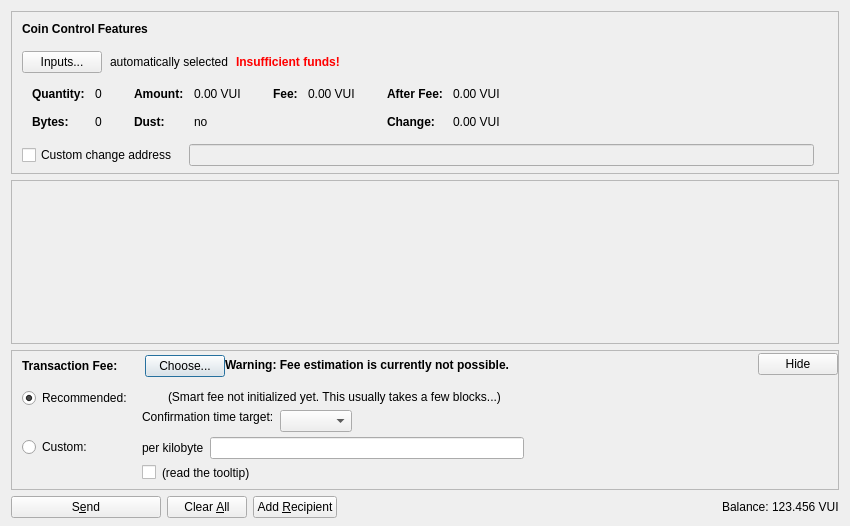
<?xml version="1.0" encoding="UTF-8"?>
<ui version="4.0">
 <class>SendCoinsDialog</class>
 <widget class="QDialog" name="SendCoinsDialog">
  <property name="geometry">
   <rect>
    <x>0</x>
    <y>0</y>
    <width>850</width>
    <height>526</height>
   </rect>
  </property>
  <property name="windowTitle">
   <string>Send Coins</string>
  </property>
  <layout class="QVBoxLayout" name="verticalLayout" stretch="0,1,0,0">
   <property name="bottomMargin">
    <number>8</number>
   </property>
   <item>
    <widget class="QFrame" name="frameCoinControl">
     <property name="sizePolicy">
      <sizepolicy hsizetype="Expanding" vsizetype="Expanding">
       <horstretch>0</horstretch>
       <verstretch>0</verstretch>
      </sizepolicy>
     </property>
     <property name="maximumSize">
      <size>
       <width>16777215</width>
       <height>16777215</height>
      </size>
     </property>
     <property name="frameShape">
      <enum>QFrame::StyledPanel</enum>
     </property>
     <property name="frameShadow">
      <enum>QFrame::Sunken</enum>
     </property>
     <layout class="QVBoxLayout" name="verticalLayoutCoinControl2">
      <property name="spacing">
       <number>0</number>
      </property>
      <property name="leftMargin">
       <number>0</number>
      </property>
      <property name="topMargin">
       <number>0</number>
      </property>
      <property name="rightMargin">
       <number>0</number>
      </property>
      <property name="bottomMargin">
       <number>6</number>
      </property>
      <item>
       <layout class="QVBoxLayout" name="verticalLayoutCoinControl" stretch="0,0,0,0,1">
        <property name="spacing">
         <number>0</number>
        </property>
        <property name="leftMargin">
         <number>10</number>
        </property>
        <property name="topMargin">
         <number>10</number>
        </property>
        <item>
         <layout class="QHBoxLayout" name="horizontalLayoutCoinControl1">
          <property name="bottomMargin">
           <number>15</number>
          </property>
          <item>
           <widget class="QLabel" name="labelCoinControlFeatures">
            <property name="sizePolicy">
             <sizepolicy hsizetype="Preferred" vsizetype="Maximum">
              <horstretch>0</horstretch>
              <verstretch>0</verstretch>
             </sizepolicy>
            </property>
            <property name="font">
             <font>
              <weight>75</weight>
              <bold>true</bold>
             </font>
            </property>
            <property name="styleSheet">
             <string notr="true">font-weight:bold;</string>
            </property>
            <property name="text">
             <string>Coin Control Features</string>
            </property>
           </widget>
          </item>
         </layout>
        </item>
        <item>
         <layout class="QHBoxLayout" name="horizontalLayoutCoinControl2" stretch="0,0,0,0">
          <property name="spacing">
           <number>8</number>
          </property>
          <property name="bottomMargin">
           <number>10</number>
          </property>
          <item>
           <widget class="QPushButton" name="pushButtonCoinControl">
            <property name="styleSheet">
             <string notr="true"/>
            </property>
            <property name="text">
             <string>Inputs...</string>
            </property>
            <property name="autoDefault">
             <bool>false</bool>
            </property>
           </widget>
          </item>
          <item>
           <widget class="QLabel" name="labelCoinControlAutomaticallySelected">
            <property name="text">
             <string>automatically selected</string>
            </property>
            <property name="margin">
             <number>5</number>
            </property>
           </widget>
          </item>
          <item>
           <widget class="QLabel" name="labelCoinControlInsuffFunds">
            <property name="font">
             <font>
              <weight>75</weight>
              <bold>true</bold>
             </font>
            </property>
            <property name="styleSheet">
             <string notr="true">color:red;font-weight:bold;</string>
            </property>
            <property name="text">
             <string>Insufficient funds!</string>
            </property>
            <property name="margin">
             <number>5</number>
            </property>
           </widget>
          </item>
          <item>
           <spacer name="horizontalSpacerCoinControl">
            <property name="orientation">
             <enum>Qt::Horizontal</enum>
            </property>
            <property name="sizeHint" stdset="0">
             <size>
              <width>40</width>
              <height>1</height>
             </size>
            </property>
           </spacer>
          </item>
         </layout>
        </item>
        <item>
         <widget class="QWidget" name="widgetCoinControl" native="true">
          <property name="sizePolicy">
           <sizepolicy hsizetype="Preferred" vsizetype="Preferred">
            <horstretch>0</horstretch>
            <verstretch>0</verstretch>
           </sizepolicy>
          </property>
          <property name="minimumSize">
           <size>
            <width>0</width>
            <height>0</height>
           </size>
          </property>
          <property name="styleSheet">
           <string notr="true"/>
          </property>
          <layout class="QHBoxLayout" name="horizontalLayoutCoinControl5">
           <property name="leftMargin">
            <number>0</number>
           </property>
           <property name="topMargin">
            <number>0</number>
           </property>
           <property name="rightMargin">
            <number>0</number>
           </property>
           <property name="bottomMargin">
            <number>0</number>
           </property>
           <item>
            <layout class="QHBoxLayout" name="horizontalLayoutCoinControl3" stretch="0,0,0,1">
             <property name="spacing">
              <number>20</number>
             </property>
             <property name="topMargin">
              <number>0</number>
             </property>
             <property name="bottomMargin">
              <number>10</number>
             </property>
             <item>
              <layout class="QFormLayout" name="formLayoutCoinControl1">
               <property name="horizontalSpacing">
                <number>10</number>
               </property>
               <property name="verticalSpacing">
                <number>14</number>
               </property>
               <property name="leftMargin">
                <number>10</number>
               </property>
               <property name="topMargin">
                <number>4</number>
               </property>
               <property name="rightMargin">
                <number>6</number>
               </property>
               <item row="0" column="0">
                <widget class="QLabel" name="labelCoinControlQuantityText">
                 <property name="font">
                  <font>
                   <weight>75</weight>
                   <bold>true</bold>
                  </font>
                 </property>
                 <property name="text">
                  <string>Quantity:</string>
                 </property>
                 <property name="margin">
                  <number>0</number>
                 </property>
                </widget>
               </item>
               <item row="0" column="1">
                <widget class="QLabel" name="labelCoinControlQuantity">
                 <property name="cursor">
                  <cursorShape>IBeamCursor</cursorShape>
                 </property>
                 <property name="contextMenuPolicy">
                  <enum>Qt::ActionsContextMenu</enum>
                 </property>
                 <property name="text">
                  <string notr="true">0</string>
                 </property>
                 <property name="margin">
                  <number>0</number>
                 </property>
                 <property name="textInteractionFlags">
                  <set>Qt::LinksAccessibleByMouse|Qt::TextSelectableByKeyboard|Qt::TextSelectableByMouse</set>
                 </property>
                </widget>
               </item>
               <item row="1" column="0">
                <widget class="QLabel" name="labelCoinControlBytesText">
                 <property name="font">
                  <font>
                   <weight>75</weight>
                   <bold>true</bold>
                  </font>
                 </property>
                 <property name="text">
                  <string>Bytes:</string>
                 </property>
                </widget>
               </item>
               <item row="1" column="1">
                <widget class="QLabel" name="labelCoinControlBytes">
                 <property name="cursor">
                  <cursorShape>IBeamCursor</cursorShape>
                 </property>
                 <property name="contextMenuPolicy">
                  <enum>Qt::ActionsContextMenu</enum>
                 </property>
                 <property name="text">
                  <string notr="true">0</string>
                 </property>
                 <property name="textInteractionFlags">
                  <set>Qt::LinksAccessibleByMouse|Qt::TextSelectableByKeyboard|Qt::TextSelectableByMouse</set>
                 </property>
                </widget>
               </item>
              </layout>
             </item>
             <item>
              <layout class="QFormLayout" name="formLayoutCoinControl2">
               <property name="horizontalSpacing">
                <number>10</number>
               </property>
               <property name="verticalSpacing">
                <number>14</number>
               </property>
               <property name="leftMargin">
                <number>6</number>
               </property>
               <property name="topMargin">
                <number>4</number>
               </property>
               <property name="rightMargin">
                <number>6</number>
               </property>
               <item row="0" column="0">
                <widget class="QLabel" name="labelCoinControlAmountText">
                 <property name="font">
                  <font>
                   <weight>75</weight>
                   <bold>true</bold>
                  </font>
                 </property>
                 <property name="text">
                  <string>Amount:</string>
                 </property>
                 <property name="margin">
                  <number>0</number>
                 </property>
                </widget>
               </item>
               <item row="0" column="1">
                <widget class="QLabel" name="labelCoinControlAmount">
                 <property name="cursor">
                  <cursorShape>IBeamCursor</cursorShape>
                 </property>
                 <property name="contextMenuPolicy">
                  <enum>Qt::ActionsContextMenu</enum>
                 </property>
                 <property name="text">
                  <string notr="true">0.00 VUI</string>
                 </property>
                 <property name="textInteractionFlags">
                  <set>Qt::LinksAccessibleByMouse|Qt::TextSelectableByKeyboard|Qt::TextSelectableByMouse</set>
                 </property>
                </widget>
               </item>
               <item row="1" column="0">
                <widget class="QLabel" name="labelCoinControlLowOutputText">
                 <property name="font">
                  <font>
                   <weight>75</weight>
                   <bold>true</bold>
                  </font>
                 </property>
                 <property name="text">
                  <string>Dust:</string>
                 </property>
                </widget>
               </item>
               <item row="1" column="1">
                <widget class="QLabel" name="labelCoinControlLowOutput">
                 <property name="cursor">
                  <cursorShape>IBeamCursor</cursorShape>
                 </property>
                 <property name="contextMenuPolicy">
                  <enum>Qt::ActionsContextMenu</enum>
                 </property>
                 <property name="text">
                  <string notr="true">no</string>
                 </property>
                 <property name="textInteractionFlags">
                  <set>Qt::LinksAccessibleByMouse|Qt::TextSelectableByKeyboard|Qt::TextSelectableByMouse</set>
                 </property>
                </widget>
               </item>
              </layout>
             </item>
             <item>
              <layout class="QFormLayout" name="formLayoutCoinControl3">
               <property name="horizontalSpacing">
                <number>10</number>
               </property>
               <property name="verticalSpacing">
                <number>14</number>
               </property>
               <property name="leftMargin">
                <number>6</number>
               </property>
               <property name="topMargin">
                <number>4</number>
               </property>
               <property name="rightMargin">
                <number>6</number>
               </property>
               <item row="0" column="0">
                <widget class="QLabel" name="labelCoinControlFeeText">
                 <property name="font">
                  <font>
                   <weight>75</weight>
                   <bold>true</bold>
                  </font>
                 </property>
                 <property name="text">
                  <string>Fee:</string>
                 </property>
                 <property name="margin">
                  <number>0</number>
                 </property>
                </widget>
               </item>
               <item row="0" column="1">
                <widget class="QLabel" name="labelCoinControlFee">
                 <property name="cursor">
                  <cursorShape>IBeamCursor</cursorShape>
                 </property>
                 <property name="contextMenuPolicy">
                  <enum>Qt::ActionsContextMenu</enum>
                 </property>
                 <property name="text">
                  <string notr="true">0.00 VUI</string>
                 </property>
                 <property name="textInteractionFlags">
                  <set>Qt::LinksAccessibleByMouse|Qt::TextSelectableByKeyboard|Qt::TextSelectableByMouse</set>
                 </property>
                </widget>
               </item>
              </layout>
             </item>
             <item>
              <layout class="QFormLayout" name="formLayoutCoinControl4">
               <property name="horizontalSpacing">
                <number>10</number>
               </property>
               <property name="verticalSpacing">
                <number>14</number>
               </property>
               <property name="leftMargin">
                <number>6</number>
               </property>
               <property name="topMargin">
                <number>4</number>
               </property>
               <property name="rightMargin">
                <number>6</number>
               </property>
               <item row="0" column="0">
                <widget class="QLabel" name="labelCoinControlAfterFeeText">
                 <property name="font">
                  <font>
                   <weight>75</weight>
                   <bold>true</bold>
                  </font>
                 </property>
                 <property name="text">
                  <string>After Fee:</string>
                 </property>
                 <property name="margin">
                  <number>0</number>
                 </property>
                </widget>
               </item>
               <item row="0" column="1">
                <widget class="QLabel" name="labelCoinControlAfterFee">
                 <property name="cursor">
                  <cursorShape>IBeamCursor</cursorShape>
                 </property>
                 <property name="contextMenuPolicy">
                  <enum>Qt::ActionsContextMenu</enum>
                 </property>
                 <property name="text">
                  <string notr="true">0.00 VUI</string>
                 </property>
                 <property name="textInteractionFlags">
                  <set>Qt::LinksAccessibleByMouse|Qt::TextSelectableByKeyboard|Qt::TextSelectableByMouse</set>
                 </property>
                </widget>
               </item>
               <item row="1" column="0">
                <widget class="QLabel" name="labelCoinControlChangeText">
                 <property name="font">
                  <font>
                   <weight>75</weight>
                   <bold>true</bold>
                  </font>
                 </property>
                 <property name="text">
                  <string>Change:</string>
                 </property>
                </widget>
               </item>
               <item row="1" column="1">
                <widget class="QLabel" name="labelCoinControlChange">
                 <property name="cursor">
                  <cursorShape>IBeamCursor</cursorShape>
                 </property>
                 <property name="contextMenuPolicy">
                  <enum>Qt::ActionsContextMenu</enum>
                 </property>
                 <property name="text">
                  <string notr="true">0.00 VUI</string>
                 </property>
                 <property name="textInteractionFlags">
                  <set>Qt::LinksAccessibleByMouse|Qt::TextSelectableByKeyboard|Qt::TextSelectableByMouse</set>
                 </property>
                </widget>
               </item>
              </layout>
             </item>
            </layout>
           </item>
          </layout>
         </widget>
        </item>
        <item>
         <layout class="QHBoxLayout" name="horizontalLayoutCoinControl4" stretch="0,0,0">
          <property name="spacing">
           <number>12</number>
          </property>
          <property name="sizeConstraint">
           <enum>QLayout::SetDefaultConstraint</enum>
          </property>
          <property name="topMargin">
           <number>5</number>
          </property>
          <property name="rightMargin">
           <number>5</number>
          </property>
          <item>
           <widget class="QCheckBox" name="checkBoxCoinControlChange">
            <property name="toolTip">
             <string>If this is activated, but the change address is empty or invalid, change will be sent to a newly generated address.</string>
            </property>
            <property name="text">
             <string>Custom change address</string>
            </property>
           </widget>
          </item>
          <item>
           <widget class="QValidatedLineEdit" name="lineEditCoinControlChange">
            <property name="enabled">
             <bool>false</bool>
            </property>
            <property name="sizePolicy">
             <sizepolicy hsizetype="Expanding" vsizetype="Fixed">
              <horstretch>0</horstretch>
              <verstretch>0</verstretch>
             </sizepolicy>
            </property>
           </widget>
          </item>
          <item>
           <widget class="QLabel" name="labelCoinControlChangeLabel">
            <property name="sizePolicy">
             <sizepolicy hsizetype="Preferred" vsizetype="Expanding">
              <horstretch>0</horstretch>
              <verstretch>0</verstretch>
             </sizepolicy>
            </property>
            <property name="minimumSize">
             <size>
              <width>0</width>
              <height>0</height>
             </size>
            </property>
            <property name="text">
             <string/>
            </property>
            <property name="margin">
             <number>3</number>
            </property>
           </widget>
          </item>
         </layout>
        </item>
        <item>
         <spacer name="verticalSpacerCoinControl">
          <property name="orientation">
           <enum>Qt::Vertical</enum>
          </property>
          <property name="sizeHint" stdset="0">
           <size>
            <width>800</width>
            <height>1</height>
           </size>
          </property>
         </spacer>
        </item>
       </layout>
      </item>
     </layout>
    </widget>
   </item>
   <item>
    <widget class="QScrollArea" name="scrollArea">
     <property name="widgetResizable">
      <bool>true</bool>
     </property>
     <widget class="QWidget" name="scrollAreaWidgetContents">
      <property name="geometry">
       <rect>
        <x>0</x>
        <y>0</y>
        <width>830</width>
        <height>104</height>
       </rect>
      </property>
      <layout class="QVBoxLayout" name="verticalLayout_2" stretch="0,1">
       <property name="leftMargin">
        <number>0</number>
       </property>
       <property name="topMargin">
        <number>0</number>
       </property>
       <property name="rightMargin">
        <number>0</number>
       </property>
       <property name="bottomMargin">
        <number>0</number>
       </property>
       <item>
        <layout class="QVBoxLayout" name="entries">
         <property name="spacing">
          <number>6</number>
         </property>
        </layout>
       </item>
       <item>
        <spacer name="verticalSpacer">
         <property name="orientation">
          <enum>Qt::Vertical</enum>
         </property>
         <property name="sizeHint" stdset="0">
          <size>
           <width>20</width>
           <height>40</height>
          </size>
         </property>
        </spacer>
       </item>
      </layout>
     </widget>
    </widget>
   </item>
   <item>
    <widget class="QFrame" name="frameFee">
     <property name="sizePolicy">
      <sizepolicy hsizetype="Expanding" vsizetype="Expanding">
       <horstretch>0</horstretch>
       <verstretch>0</verstretch>
      </sizepolicy>
     </property>
     <property name="maximumSize">
      <size>
       <width>16777215</width>
       <height>16777215</height>
      </size>
     </property>
     <property name="frameShape">
      <enum>QFrame::StyledPanel</enum>
     </property>
     <property name="frameShadow">
      <enum>QFrame::Sunken</enum>
     </property>
     <layout class="QVBoxLayout" name="verticalLayoutFee1">
      <property name="spacing">
       <number>0</number>
      </property>
      <property name="leftMargin">
       <number>0</number>
      </property>
      <property name="topMargin">
       <number>0</number>
      </property>
      <property name="rightMargin">
       <number>0</number>
      </property>
      <property name="bottomMargin">
       <number>0</number>
      </property>
      <item>
       <layout class="QVBoxLayout" name="verticalLayoutFee2" stretch="0,0,0">
        <property name="spacing">
         <number>0</number>
        </property>
        <property name="leftMargin">
         <number>10</number>
        </property>
        <property name="topMargin">
         <number>0</number>
        </property>
        <item>
         <layout class="QHBoxLayout" name="horizontalLayoutFee1">
          <property name="bottomMargin">
           <number>0</number>
          </property>
          <item>
           <layout class="QVBoxLayout" name="verticalLayoutFee7">
            <property name="spacing">
             <number>0</number>
            </property>
            <item>
             <spacer name="verticalSpacerSmartFee">
              <property name="orientation">
               <enum>Qt::Vertical</enum>
              </property>
              <property name="sizeType">
               <enum>QSizePolicy::Fixed</enum>
              </property>
              <property name="sizeHint" stdset="0">
               <size>
                <width>1</width>
                <height>4</height>
               </size>
              </property>
             </spacer>
            </item>
            <item>
             <layout class="QHBoxLayout" name="horizontalLayoutSmartFee">
              <property name="spacing">
               <number>10</number>
              </property>
              <item>
               <widget class="QLabel" name="labelFeeHeadline">
                <property name="sizePolicy">
                 <sizepolicy hsizetype="Preferred" vsizetype="Maximum">
                  <horstretch>0</horstretch>
                  <verstretch>0</verstretch>
                 </sizepolicy>
                </property>
                <property name="font">
                 <font>
                  <weight>75</weight>
                  <bold>true</bold>
                 </font>
                </property>
                <property name="styleSheet">
                 <string notr="true">font-weight:bold;</string>
                </property>
                <property name="text">
                 <string>Transaction Fee:</string>
                </property>
               </widget>
              </item>
              <item>
               <widget class="QLabel" name="labelFeeMinimized">
                <property name="text">
                 <string/>
                </property>
               </widget>
              </item>
              <item>
               <widget class="QPushButton" name="buttonChooseFee">
                <property name="text">
                 <string>Choose...</string>
                </property>
               </widget>
              </item>
             </layout>
            </item>
            <item>
             <spacer name="verticalSpacer_5">
              <property name="orientation">
               <enum>Qt::Vertical</enum>
              </property>
              <property name="sizeHint" stdset="0">
               <size>
                <width>1</width>
                <height>1</height>
               </size>
              </property>
             </spacer>
            </item>
           </layout>
          </item>
          <item>
           <widget class="QLabel" name="fallbackFeeWarningLabel">
            <property name="toolTip">
             <string>Using the fallbackfee can result in sending a transaction that will take several hours or days (or never) to confirm. Consider choosing your fee manually or wait until you have validated the complete chain.</string>
            </property>
            <property name="font">
            <font>
                <weight>75</weight>
                <bold>true</bold>
            </font>
            </property>
            <property name="text">
             <string>Warning: Fee estimation is currently not possible.</string>
            </property>
            <property name="wordWrap">
             <bool>false</bool>
            </property>
           </widget>
          </item>
          <item>
           <spacer name="horizontalSpacer_4">
            <property name="orientation">
             <enum>Qt::Horizontal</enum>
            </property>
            <property name="sizeType">
             <enum>QSizePolicy::MinimumExpanding</enum>
            </property>
            <property name="sizeHint" stdset="0">
             <size>
              <width>40</width>
              <height>20</height>
             </size>
            </property>
           </spacer>
          </item>
          <item>
           <widget class="QPushButton" name="buttonMinimizeFee">
            <property name="toolTip">
             <string>collapse fee-settings</string>
            </property>
            <property name="text">
             <string>Hide</string>
            </property>
           </widget>
          </item>
         </layout>
        </item>
        <item>
         <widget class="QFrame" name="frameFeeSelection">
          <layout class="QVBoxLayout" name="verticalLayoutFee12">
           <property name="spacing">
            <number>0</number>
           </property>
           <property name="leftMargin">
            <number>0</number>
           </property>
           <property name="topMargin">
            <number>0</number>
           </property>
           <property name="rightMargin">
            <number>0</number>
           </property>
           <property name="bottomMargin">
            <number>0</number>
           </property>
           <item>
            <layout class="QGridLayout" name="gridLayoutFee">
             <property name="topMargin">
              <number>10</number>
             </property>
             <property name="bottomMargin">
              <number>4</number>
             </property>
             <property name="horizontalSpacing">
              <number>10</number>
             </property>
             <property name="verticalSpacing">
              <number>4</number>
             </property>
             <item row="1" column="1">
              <layout class="QVBoxLayout" name="verticalLayoutFee8">
               <property name="spacing">
                <number>6</number>
               </property>
               <item>
                <layout class="QHBoxLayout" name="horizontalLayoutFee13">
                 <item>
                  <widget class="QLabel" name="labelCustomPerKilobyte">
                   <property name="toolTip">
                    <string>If the custom fee is set to 1000 satoshis and the transaction is only 250 bytes, then &quot;per kilobyte&quot; only pays 250 satoshis in fee, while &quot;total at least&quot; pays 1000 satoshis. For transactions bigger than a kilobyte both pay by kilobyte.</string>
                   </property>
                   <property name="text">
                    <string>per kilobyte</string>
                   </property>
                  </widget>
                 </item>
                 <item>
                  <widget class="BitcoinAmountField" name="customFee"/>
                 </item>
                 <item>
                  <spacer name="horizontalSpacer_6">
                   <property name="orientation">
                    <enum>Qt::Horizontal</enum>
                   </property>
                   <property name="sizeHint" stdset="0">
                    <size>
                     <width>1</width>
                     <height>1</height>
                    </size>
                   </property>
                  </spacer>
                 </item>
                </layout>
               </item>
               <item>
                <layout class="QHBoxLayout" name="horizontalLayoutFee8">
                 <item>
                  <widget class="QCheckBox" name="checkBoxMinimumFee">
                   <property name="toolTip">
                    <string>Paying only the minimum fee is just fine as long as there is less transaction volume than space in the blocks. But be aware that this can end up in a never confirming transaction once there is more demand for litecoin transactions than the network can process.</string>
                   </property>
                   <property name="text">
                    <string/>
                   </property>
                  </widget>
                 </item>
                 <item>
                  <widget class="QLabel" name="labelMinFeeWarning">
                   <property name="enabled">
                    <bool>true</bool>
                   </property>
                   <property name="toolTip">
                    <string>Paying only the minimum fee is just fine as long as there is less transaction volume than space in the blocks. But be aware that this can end up in a never confirming transaction once there is more demand for litecoin transactions than the network can process.</string>
                   </property>
                   <property name="text">
                    <string>(read the tooltip)</string>
                   </property>
                   <property name="margin">
                    <number>5</number>
                   </property>
                  </widget>
                 </item>
                 <item>
                  <spacer name="horizontalSpacer_2">
                   <property name="orientation">
                    <enum>Qt::Horizontal</enum>
                   </property>
                   <property name="sizeHint" stdset="0">
                    <size>
                     <width>1</width>
                     <height>1</height>
                    </size>
                   </property>
                  </spacer>
                 </item>
                </layout>
               </item>
              </layout>
             </item>
             <item row="0" column="0">
              <layout class="QVBoxLayout" name="verticalLayoutFee4" stretch="0,1">
               <item>
                <widget class="QRadioButton" name="radioSmartFee">
                 <property name="text">
                  <string>Recommended:</string>
                 </property>
                 <property name="checked">
                  <bool>true</bool>
                 </property>
                 <attribute name="buttonGroup">
                  <string notr="true">groupFee</string>
                 </attribute>
                </widget>
               </item>
               <item>
                <spacer name="verticalSpacer_2">
                 <property name="orientation">
                  <enum>Qt::Vertical</enum>
                 </property>
                 <property name="sizeHint" stdset="0">
                  <size>
                   <width>1</width>
                   <height>1</height>
                  </size>
                 </property>
                </spacer>
               </item>
              </layout>
             </item>
             <item row="1" column="0">
              <layout class="QVBoxLayout" name="verticalLayoutFee9" stretch="0,1">
               <item>
                <widget class="QRadioButton" name="radioCustomFee">
                 <property name="text">
                  <string>Custom:</string>
                 </property>
                 <attribute name="buttonGroup">
                  <string notr="true">groupFee</string>
                 </attribute>
                </widget>
               </item>
               <item>
                <spacer name="verticalSpacer_6">
                 <property name="orientation">
                  <enum>Qt::Vertical</enum>
                 </property>
                 <property name="sizeHint" stdset="0">
                  <size>
                   <width>1</width>
                   <height>1</height>
                  </size>
                 </property>
                </spacer>
               </item>
              </layout>
             </item>
             <item row="0" column="1">
              <layout class="QVBoxLayout" name="verticalLayoutFee3" stretch="0,0,1">
               <property name="spacing">
                <number>6</number>
               </property>
               <property name="topMargin">
                <number>2</number>
               </property>
               <item>
                <layout class="QHBoxLayout" name="horizontalLayoutFee12">
                 <item>
                  <widget class="QLabel" name="labelSmartFee">
                   <property name="text">
                    <string/>
                   </property>
                   <property name="margin">
                    <number>2</number>
                   </property>
                  </widget>
                 </item>
                 <item>
                  <widget class="QLabel" name="labelFeeEstimation">
                   <property name="text">
                    <string/>
                   </property>
                  </widget>
                 </item>
                 <item>
                  <widget class="QLabel" name="labelSmartFee2">
                   <property name="text">
                    <string>(Smart fee not initialized yet. This usually takes a few blocks...)</string>
                   </property>
                   <property name="margin">
                    <number>2</number>
                   </property>
                  </widget>
                 </item>
                 <item>
                  <spacer name="horizontalSpacer_5">
                   <property name="orientation">
                    <enum>Qt::Horizontal</enum>
                   </property>
                   <property name="sizeHint" stdset="0">
                    <size>
                     <width>1</width>
                     <height>1</height>
                    </size>
                   </property>
                  </spacer>
                 </item>
                </layout>
               </item>
               <item>
                <layout class="QHBoxLayout" name="horizontalLayoutFee9">
                 <item>
                  <layout class="QVBoxLayout" name="verticalLayoutFee6">
                   <item>
                    <widget class="QLabel" name="labelSmartFee3">
                     <property name="text">
                      <string>Confirmation time target:</string>
                     </property>
                     <property name="margin">
                      <number>2</number>
                     </property>
                    </widget>
                   </item>
                   <item>
                    <spacer name="verticalSpacer_3">
                     <property name="orientation">
                      <enum>Qt::Vertical</enum>
                     </property>
                     <property name="sizeHint" stdset="0">
                      <size>
                       <width>1</width>
                       <height>1</height>
                      </size>
                     </property>
                    </spacer>
                   </item>
                  </layout>
                 </item>
                 <item>
                  <layout class="QVBoxLayout" name="verticalLayoutFee5">
                   <property name="rightMargin">
                    <number>30</number>
                   </property>
                   <item>
                    <layout class="QHBoxLayout" name="horizontalLayoutConfTarget">
                     <property name="bottomMargin">
                      <number>0</number>
                     </property>
                     <item>
                      <widget class="QComboBox" name="confTargetSelector"/>
                     </item>
                     <item>
                      <spacer name="horizontalSpacerConfTarget">
                       <property name="orientation">
                        <enum>Qt::Horizontal</enum>
                       </property>
                       <property name="sizeHint" stdset="0">
                        <size>
                         <width>40</width>
                         <height>20</height>
                        </size>
                       </property>
                      </spacer>
                     </item>
                    </layout>
                   </item>
                  </layout>
                 </item>
                </layout>
               </item>
               <item>
                <spacer name="verticalSpacer_4">
                 <property name="orientation">
                  <enum>Qt::Vertical</enum>
                 </property>
                 <property name="sizeHint" stdset="0">
                  <size>
                   <width>1</width>
                   <height>1</height>
                  </size>
                 </property>
                </spacer>
               </item>
              </layout>
             </item>
            </layout>
           </item>
          </layout>
         </widget>
        </item>
        <item>
         <spacer name="verticalSpacerFee">
          <property name="orientation">
           <enum>Qt::Vertical</enum>
          </property>
          <property name="sizeHint" stdset="0">
           <size>
            <width>40</width>
            <height>5</height>
           </size>
          </property>
         </spacer>
        </item>
       </layout>
      </item>
     </layout>
    </widget>
   </item>
   <item>
    <layout class="QHBoxLayout" name="horizontalLayout">
     <item>
      <widget class="QPushButton" name="sendButton">
       <property name="minimumSize">
        <size>
         <width>150</width>
         <height>0</height>
        </size>
       </property>
       <property name="toolTip">
        <string>Confirm the send action</string>
       </property>
       <property name="text">
        <string>S&amp;end</string>
       </property>
       <property name="icon">
        <iconset resource="../bitcoin.qrc">
         <normaloff>:/icons/send</normaloff>:/icons/send</iconset>
       </property>
       <property name="autoDefault">
        <bool>false</bool>
       </property>
       <property name="default">
        <bool>false</bool>
       </property>
      </widget>
     </item>
     <item>
      <widget class="QPushButton" name="clearButton">
       <property name="sizePolicy">
        <sizepolicy hsizetype="Minimum" vsizetype="Fixed">
         <horstretch>0</horstretch>
         <verstretch>0</verstretch>
        </sizepolicy>
       </property>
       <property name="toolTip">
        <string>Clear all fields of the form.</string>
       </property>
       <property name="text">
        <string>Clear &amp;All</string>
       </property>
       <property name="icon">
        <iconset resource="../bitcoin.qrc">
         <normaloff>:/icons/remove</normaloff>:/icons/remove</iconset>
       </property>
       <property name="autoDefault">
        <bool>false</bool>
       </property>
      </widget>
     </item>
     <item>
      <widget class="QPushButton" name="addButton">
       <property name="toolTip">
        <string>Send to multiple recipients at once</string>
       </property>
       <property name="text">
        <string>Add &amp;Recipient</string>
       </property>
       <property name="icon">
        <iconset resource="../bitcoin.qrc">
         <normaloff>:/icons/add</normaloff>:/icons/add</iconset>
       </property>
       <property name="autoDefault">
        <bool>false</bool>
       </property>
      </widget>
     </item>
     <item>
      <spacer name="horizontalSpacer">
       <property name="orientation">
        <enum>Qt::Horizontal</enum>
       </property>
       <property name="sizeHint" stdset="0">
        <size>
         <width>40</width>
         <height>20</height>
        </size>
       </property>
      </spacer>
     </item>
     <item>
      <layout class="QHBoxLayout" name="horizontalLayout_2">
       <property name="spacing">
        <number>3</number>
       </property>
       <item>
        <widget class="QLabel" name="label">
         <property name="sizePolicy">
          <sizepolicy hsizetype="Preferred" vsizetype="Fixed">
           <horstretch>0</horstretch>
           <verstretch>0</verstretch>
          </sizepolicy>
         </property>
         <property name="text">
          <string>Balance:</string>
         </property>
        </widget>
       </item>
       <item>
        <widget class="QLabel" name="labelBalance">
         <property name="sizePolicy">
          <sizepolicy hsizetype="Preferred" vsizetype="Fixed">
           <horstretch>0</horstretch>
           <verstretch>0</verstretch>
          </sizepolicy>
         </property>
         <property name="cursor">
          <cursorShape>IBeamCursor</cursorShape>
         </property>
         <property name="text">
          <string notr="true">123.456 VUI</string>
         </property>
         <property name="textInteractionFlags">
          <set>Qt::LinksAccessibleByMouse|Qt::TextSelectableByKeyboard|Qt::TextSelectableByMouse</set>
         </property>
        </widget>
       </item>
      </layout>
     </item>
    </layout>
   </item>
  </layout>
 </widget>
 <customwidgets>
  <customwidget>
   <class>QValidatedLineEdit</class>
   <extends>QLineEdit</extends>
   <header>qvalidatedlineedit.h</header>
  </customwidget>
  <customwidget>
   <class>BitcoinAmountField</class>
   <extends>QLineEdit</extends>
   <header>bitcoinamountfield.h</header>
   <container>1</container>
  </customwidget>
 </customwidgets>
 <resources>
  <include location="../bitcoin.qrc"/>
 </resources>
 <connections/>
 <buttongroups>
  <buttongroup name="groupFee"/>
 </buttongroups>
</ui>
